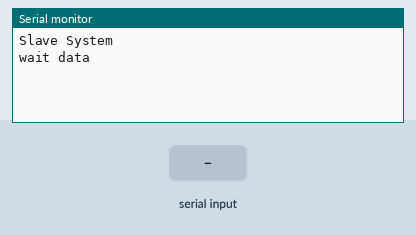
Recording of a sketch running on a simulated Arduino Mega 2560, built with avr-gcc and run on an emulated ATmega2560. Parts: the last lines printed to the serial monitor. The test bench sets the inputs (shaded band).

Above: at 1.2 s.
1.3 s: "90,45\n" received over the second serial link
At 1.7 s:
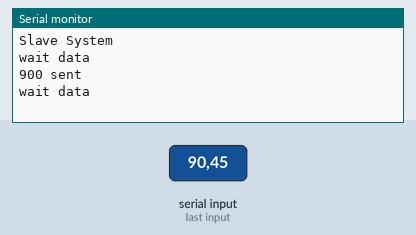
2.8 s: "30,150\n" received over the second serial link
At 4.1 s:
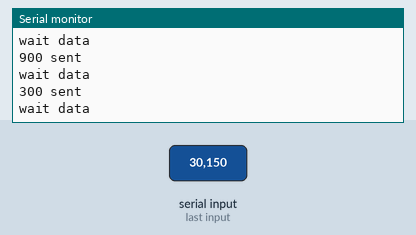

Measured:
- after the input at 1.3 s, the serial monitor: prints a new line at once (image 1)
- after the input at 2.8 s, the serial monitor: prints a new line at once (image 2)

The sketch:

A2.ino
```cpp
#include <SoftwareSerial.h>

String Data = "";

void setup()  {
  delay(1);
  Serial.begin(4800);
  Serial.println("Slave System");
}

void loop() {
  pinMode(11, INPUT);
  if (digitalRead(11) == LOW){
    pinMode(11, OUTPUT);
    recieverRunSlave();
  }
}

void senderRunSlave(){
  SoftwareSerial mySerial(30,11);
  delay(2);
  mySerial.begin(4800);
  int dataint = Data.toInt() * 10;
  mySerial.print(dataint);
  mySerial.write("\n");
  Serial.print(dataint);
  Serial.println(" sent");
}

void recieverRunSlave(){
  SoftwareSerial mySerial(11,30);
  delay(1);
  mySerial.begin(4800);
  boolean recieved = false;
  Serial.println("wait data");
  Data = "";
  while (!recieved){
    if(mySerial.available()){
      char character = mySerial.read();
      if (character == '\n') {
        recieved = true;
      } else {
        Data.concat(character);
      }
    }
  }

  senderRunSlave();

}
```
